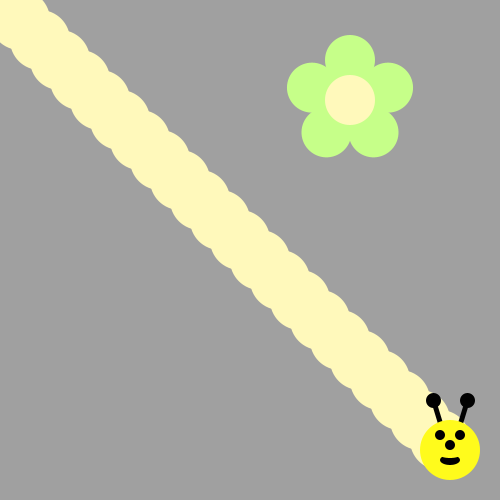
Frame 1 (no input)
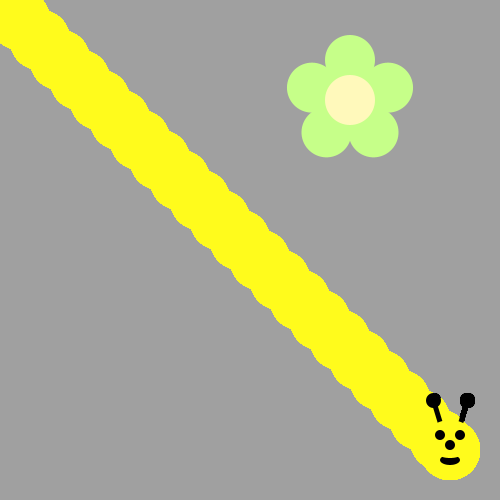
Frame 60 (the mouse pressed at the canvas centre just before this capture)
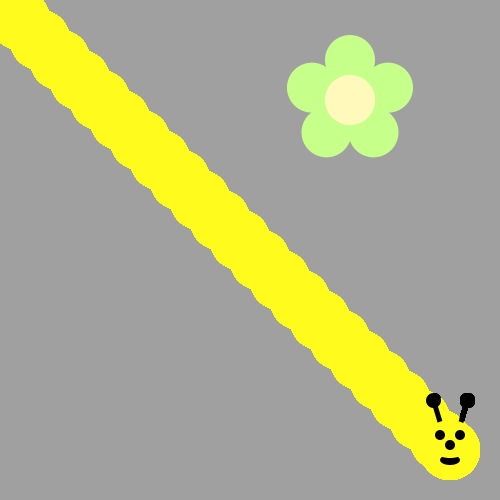
Frame 120 (the mouse held since frame 60 and released just before this capture)

The Processing sketch that drew these frames (run headless with seeded random() and noise(); from frame 60 on, the mouse is pressed at the canvas centre):

// Processing sketch: BumbleBee
// ── BumbleBee.pde
void draw() {
/*Use a loop to make a body for the Bee!
Then put his head on using drawBeeFace(x,y)
Use Modulo to make the colors alternate 
*/
for (int body = 1; body<23;body+=1){
ellipse(body*20,body*20,60,60);
}


drawBeeFace(450,450);
}
void drawFlower(int x, int y) {
     noStroke();
     translate(x, y);
     // draw 5 petals, rotating after each one
     fill(#c6ff89);      // green
      for (int i = 0; i < 5; i++) {
           ellipse(0, -40, 50, 50);
          rotate(radians(72));
     }
     fill(#fff9bb); // light yellow
     ellipse(0, 0, 50, 50);
} 
void drawBeeFace(int BeeFaceX, int BeeFaceY) {
     noStroke();
     fill(0, 0, 0);
     stroke(1);
     strokeWeight(5);
     line(BeeFaceX-10, BeeFaceY-27, BeeFaceX-17, BeeFaceY-50);
     line(BeeFaceX+10, BeeFaceY-27, BeeFaceX+17, BeeFaceY-50);
     ellipse(BeeFaceX-17, BeeFaceY-50, 10, 10);
     ellipse(BeeFaceX+17, BeeFaceY-50, 10, 10);
     noStroke();
     fill(255, 251, 28);
     ellipse(BeeFaceX, BeeFaceY, 60, 60); // face
     fill(255, 237, 209);
     fill(0,0,0);
      ellipse(BeeFaceX-10, BeeFaceY-15, 10, 10); // eyes
     ellipse(BeeFaceX+10, BeeFaceY-15, 10, 10);
      ellipse(BeeFaceX, BeeFaceY-5, 10, 10); // nose
      ellipse(BeeFaceX, BeeFaceY+10, 20, 10);// mouth
     fill(255, 251, 28);
     ellipse(BeeFaceX, BeeFaceY+5, 20, 6);
}

void setup() {
     ellipseMode(CENTER);
     size(500, 500);
     background(160, 160, 160);
      drawFlower(350, 100);
}
